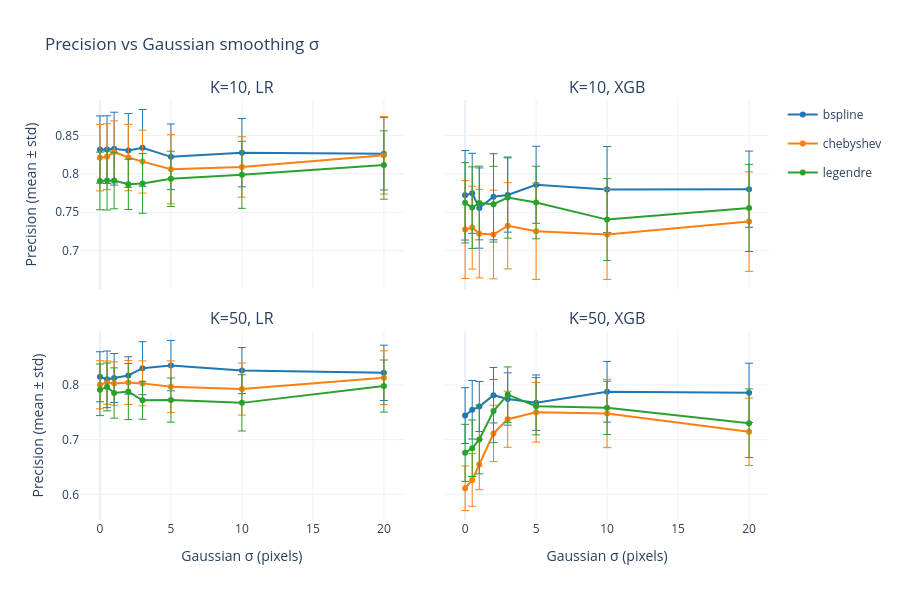

Write notebook code for a chart like this one.
### Markdown cell above
## 3c. Precision vs Sigma

### Code cell
plot_metric_vs_sigma("precision", "Precision").show()

### Figure 1 — Plotly figure (JSON) as saved in the notebook; plotly's stock layout.template omitted (floating-point values rounded to 4 significant figures)
{"data": [{"error_y": {"array": [0.04359, 0.04397, 0.04737, 0.0479, 0.04993, 0.04265, 0.04437, 0.04702], "thickness": 1, "type": "data", "visible": true}, "legendgroup": "bspline", "line": {"color": "#1f77b4"}, "mode": "lines+markers", "name": "bspline", "showlegend": true, "type": "scatter", "x": [0.0, 0.5, 1.0, 2.0, 3.0, 5.0, 10.0, 20.0], "xaxis": "x", "y": [0.8316, 0.8314, 0.8327, 0.8303, 0.8337, 0.8221, 0.8274, 0.826], "yaxis": "y"}, {"error_y": {"array": [0.0431, 0.04277, 0.04038, 0.04313, 0.04089, 0.04493, 0.03925, 0.05032], "thickness": 1, "type": "data", "visible": true}, "legendgroup": "chebyshev", "line": {"color": "#ff7f0e"}, "mode": "lines+markers", "name": "chebyshev", "showlegend": true, "type": "scatter", "x": [0.0, 0.5, 1.0, 2.0, 3.0, 5.0, 10.0, 20.0], "xaxis": "x", "y": [0.8209, 0.8222, 0.8284, 0.8211, 0.8158, 0.8059, 0.8089, 0.824], "yaxis": "y"}, {"error_y": {"array": [0.03741, 0.0383, 0.03671, 0.0327, 0.03878, 0.03584, 0.04355, 0.04444], "thickness": 1, "type": "data", "visible": true}, "legendgroup": "legendre", "line": {"color": "#2ca02c"}, "mode": "lines+markers", "name": "legendre", "showlegend": true, "type": "scatter", "x": [0.0, 0.5, 1.0, 2.0, 3.0, 5.0, 10.0, 20.0], "xaxis": "x", "y": [0.7907, 0.7912, 0.7912, 0.7863, 0.7875, 0.7935, 0.7987, 0.8114], "yaxis": "y"}, {"error_y": {"array": [0.05816, 0.05203, 0.05215, 0.05594, 0.04823, 0.05005, 0.05585, 0.04953], "thickness": 1, "type": "data", "visible": true}, "legendgroup": "bspline", "line": {"color": "#1f77b4"}, "mode": "lines+markers", "name": "bspline", "showlegend": false, "type": "scatter", "x": [0.0, 0.5, 1.0, 2.0, 3.0, 5.0, 10.0, 20.0], "xaxis": "x2", "y": [0.772, 0.7746, 0.7555, 0.7701, 0.7724, 0.7857, 0.7796, 0.78], "yaxis": "y2"}, {"error_y": {"array": [0.06362, 0.05383, 0.05754, 0.05757, 0.05604, 0.06253, 0.0587, 0.06471], "thickness": 1, "type": "data", "visible": true}, "legendgroup": "chebyshev", "line": {"color": "#ff7f0e"}, "mode": "lines+markers", "name": "chebyshev", "showlegend": false, "type": "scatter", "x": [0.0, 0.5, 1.0, 2.0, 3.0, 5.0, 10.0, 20.0], "xaxis": "x2", "y": [0.7275, 0.73, 0.7222, 0.7211, 0.7324, 0.7252, 0.7212, 0.7379], "yaxis": "y2"}, {"error_y": {"array": [0.05222, 0.05301, 0.04786, 0.04921, 0.05277, 0.04715, 0.05328, 0.05661], "thickness": 1, "type": "data", "visible": true}, "legendgroup": "legendre", "line": {"color": "#2ca02c"}, "mode": "lines+markers", "name": "legendre", "showlegend": false, "type": "scatter", "x": [0.0, 0.5, 1.0, 2.0, 3.0, 5.0, 10.0, 20.0], "xaxis": "x2", "y": [0.7623, 0.756, 0.7621, 0.7605, 0.7691, 0.7627, 0.7404, 0.7556], "yaxis": "y2"}, {"error_y": {"array": [0.04572, 0.05179, 0.04478, 0.03423, 0.04842, 0.04603, 0.0421, 0.05059], "thickness": 1, "type": "data", "visible": true}, "legendgroup": "bspline", "line": {"color": "#1f77b4"}, "mode": "lines+markers", "name": "bspline", "showlegend": false, "type": "scatter", "x": [0.0, 0.5, 1.0, 2.0, 3.0, 5.0, 10.0, 20.0], "xaxis": "x3", "y": [0.815, 0.8103, 0.8128, 0.8174, 0.8307, 0.8354, 0.8263, 0.8222], "yaxis": "y3"}, {"error_y": {"array": [0.04391, 0.0396, 0.03964, 0.04027, 0.04108, 0.04734, 0.04758, 0.04923], "thickness": 1, "type": "data", "visible": true}, "legendgroup": "chebyshev", "line": {"color": "#ff7f0e"}, "mode": "lines+markers", "name": "chebyshev", "showlegend": false, "type": "scatter", "x": [0.0, 0.5, 1.0, 2.0, 3.0, 5.0, 10.0, 20.0], "xaxis": "x3", "y": [0.8004, 0.8043, 0.8027, 0.8047, 0.8029, 0.7968, 0.7925, 0.8132], "yaxis": "y3"}, {"error_y": {"array": [0.04721, 0.04378, 0.04603, 0.05122, 0.03473, 0.04039, 0.05143, 0.04765], "thickness": 1, "type": "data", "visible": true}, "legendgroup": "legendre", "line": {"color": "#2ca02c"}, "mode": "lines+markers", "name": "legendre", "showlegend": false, "type": "scatter", "x": [0.0, 0.5, 1.0, 2.0, 3.0, 5.0, 10.0, 20.0], "xaxis": "x3", "y": [0.7912, 0.7964, 0.7853, 0.788, 0.7721, 0.7724, 0.7673, 0.798], "yaxis": "y3"}, {"error_y": {"array": [0.05109, 0.05351, 0.04579, 0.05076, 0.04787, 0.05071, 0.0555, 0.05419], "thickness": 1, "type": "data", "visible": true}, "legendgroup": "bspline", "line": {"color": "#1f77b4"}, "mode": "lines+markers", "name": "bspline", "showlegend": false, "type": "scatter", "x": [0.0, 0.5, 1.0, 2.0, 3.0, 5.0, 10.0, 20.0], "xaxis": "x4", "y": [0.744, 0.7547, 0.7606, 0.7814, 0.7744, 0.7676, 0.7876, 0.7856], "yaxis": "y4"}, {"error_y": {"array": [0.04076, 0.04806, 0.04603, 0.05152, 0.05122, 0.05445, 0.06236, 0.06154], "thickness": 1, "type": "data", "visible": true}, "legendgroup": "chebyshev", "line": {"color": "#ff7f0e"}, "mode": "lines+markers", "name": "chebyshev", "showlegend": false, "type": "scatter", "x": [0.0, 0.5, 1.0, 2.0, 3.0, 5.0, 10.0, 20.0], "xaxis": "x4", "y": [0.6111, 0.6263, 0.6546, 0.7114, 0.7373, 0.7499, 0.7478, 0.7143], "yaxis": "y4"}, {"error_y": {"array": [0.05212, 0.05173, 0.063, 0.05779, 0.05067, 0.05244, 0.04863, 0.06278], "thickness": 1, "type": "data", "visible": true}, "legendgroup": "legendre", "line": {"color": "#2ca02c"}, "mode": "lines+markers", "name": "legendre", "showlegend": false, "type": "scatter", "x": [0.0, 0.5, 1.0, 2.0, 3.0, 5.0, 10.0, 20.0], "xaxis": "x4", "y": [0.6759, 0.6843, 0.7004, 0.7523, 0.7824, 0.7612, 0.7582, 0.7301], "yaxis": "y4"}], "layout": {"annotations": [{"font": {"size": 16}, "showarrow": false, "text": "K=10, LR", "x": 0.235, "xanchor": "center", "xref": "paper", "y": 1, "yanchor": "bottom", "yref": "paper"}, {"font": {"size": 16}, "showarrow": false, "text": "K=10, XGB", "x": 0.765, "xanchor": "center", "xref": "paper", "y": 1, "yanchor": "bottom", "yref": "paper"}, {"font": {"size": 16}, "showarrow": false, "text": "K=50, LR", "x": 0.235, "xanchor": "center", "xref": "paper", "y": 0.45, "yanchor": "bottom", "yref": "paper"}, {"font": {"size": 16}, "showarrow": false, "text": "K=50, XGB", "x": 0.765, "xanchor": "center", "xref": "paper", "y": 0.45, "yanchor": "bottom", "yref": "paper"}], "height": 600, "title": {"text": "Precision vs Gaussian smoothing σ"}, "width": 900, "xaxis": {"anchor": "y", "domain": [0, 0.47], "matches": "x3", "showticklabels": false}, "xaxis2": {"anchor": "y2", "domain": [0.53, 1], "matches": "x4", "showticklabels": false}, "xaxis3": {"anchor": "y3", "domain": [0, 0.47], "title": {"text": "Gaussian σ (pixels)"}}, "xaxis4": {"anchor": "y4", "domain": [0.53, 1], "title": {"text": "Gaussian σ (pixels)"}}, "yaxis": {"anchor": "x", "domain": [0.55, 1], "title": {"text": "Precision (mean ± std)"}}, "yaxis2": {"anchor": "x2", "domain": [0.55, 1], "matches": "y", "showticklabels": false}, "yaxis3": {"anchor": "x3", "domain": [0, 0.45], "title": {"text": "Precision (mean ± std)"}}, "yaxis4": {"anchor": "x4", "domain": [0, 0.45], "matches": "y3", "showticklabels": false}}}
